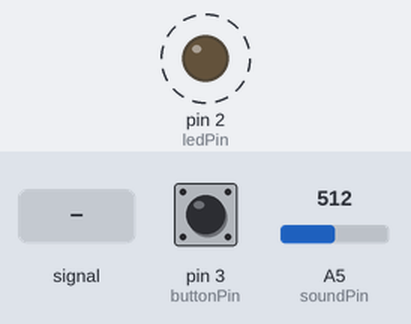
Bench run of a sketch on a simulated Arduino Uno, built with avr-gcc and run on an emulated ATmega328P. On the bench: output pins drawn as LEDs (lit = HIGH). Dashed ring = blinking. The test bench sets the inputs (shaded band); at power-on: A5 (soundPin) = 512, pin 3 (buttonPin) HIGH. What the sketch prints to the serial monitor is not drawn.

Above: at 0.91 s.
1.3 s: A5 (soundPin) set to 310
4.3 s: A5 (soundPin) set to 292
At 4.3 s:
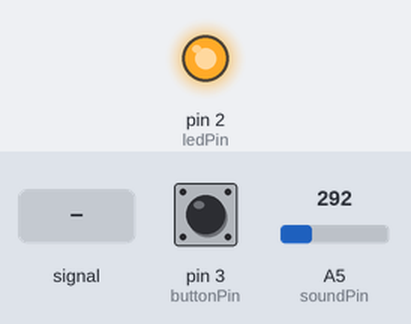
5.8 s: A5 (soundPin) fed a 200 Hz sine of ±81 counts around its level
At 8.7 s:
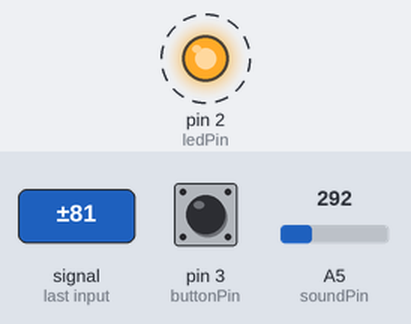
8.8 s: A5 (soundPin) set to 122
At 9.7 s:
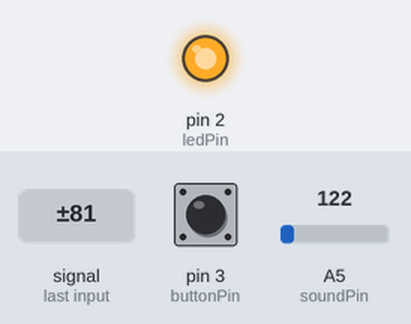
10.3 s: A5 (soundPin) set to 306
At 10.6 s:
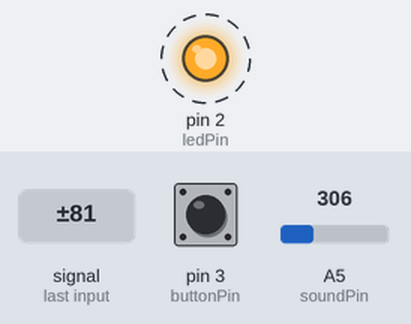
Timing chart, 0 to 14.3 s (numbered marks = the images above; inputs shaded):
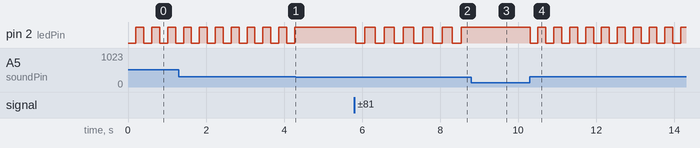

Measured:
- the behaviour switches between 301 and 300 on A5 (soundPin) (found by bisection; images 0 and 1)
- after the input at 4.3 s, pin 2 (ledPin): stops changing and stays HIGH
- after the input at 5.8 s, pin 2 (ledPin): alternates HIGH for 0.26 s and LOW for 0.24 s, starting at once
- after the input at 8.8 s, pin 2 (ledPin): stops changing and stays HIGH
- after the input at 10.3 s, pin 2 (ledPin): alternates HIGH for 0.20 s and LOW for 0.20 s, starting at once
- by itself, pin 2 (ledPin): alternates HIGH for 0.20 s and LOW for 0.20 s

The sketch:

sound-sensor-lesson-11.ino
```cpp
// Lesson 11 - Arduino for Beginners
// Use an analog sound sensor
// to turn on or off a LED

const int ledPin = 2;
const int buttonPin = 3;
const int soundPin = A5;

// Variables
bool ledState = false;                 // LED state (OFF at start)
bool lastButtonState = HIGH;           // Because of INPUT_PULLUP (HIGH = not pressed, LOW = pressed)
unsigned long lastClapTime = 0;
const int clapThreshold = 300;         // Adjust this based on your sound sensor
const unsigned long debounceDelay = 200; // ms - avoid multiple triggers for one clap

void setup() {
  pinMode(ledPin, OUTPUT);
  pinMode(buttonPin, INPUT_PULLUP);

  // Force LED OFF at startup
  ledState = false;
  digitalWrite(ledPin, LOW);

  // Sync lastButtonState with real button state to avoid false toggle at startup
  lastButtonState = digitalRead(buttonPin);

  Serial.begin(9600);
}

void loop() {
  // --- BUTTON CONTROL ---
  int buttonState = digitalRead(buttonPin);
  if (buttonState == LOW && lastButtonState == HIGH) {
    // Button was pressed
    toggleLED();
  }
  lastButtonState = buttonState;

  // --- SOUND SENSOR (CLAP CONTROL) ---
  int soundValue = analogRead(soundPin);
  if (soundValue > clapThreshold) {
    unsigned long currentTime = millis();
    if (currentTime - lastClapTime > debounceDelay) {
      toggleLED();
      lastClapTime = currentTime;
    }
  }

  // Debugging - monitor sensor values
  Serial.println(soundValue);
}

// Function to toggle LED state
void toggleLED() {
  ledState = !ledState;
  digitalWrite(ledPin, ledState ? HIGH : LOW);
  Serial.print("LED is now ");
  Serial.println(ledState ? "ON" : "OFF");
}
```
